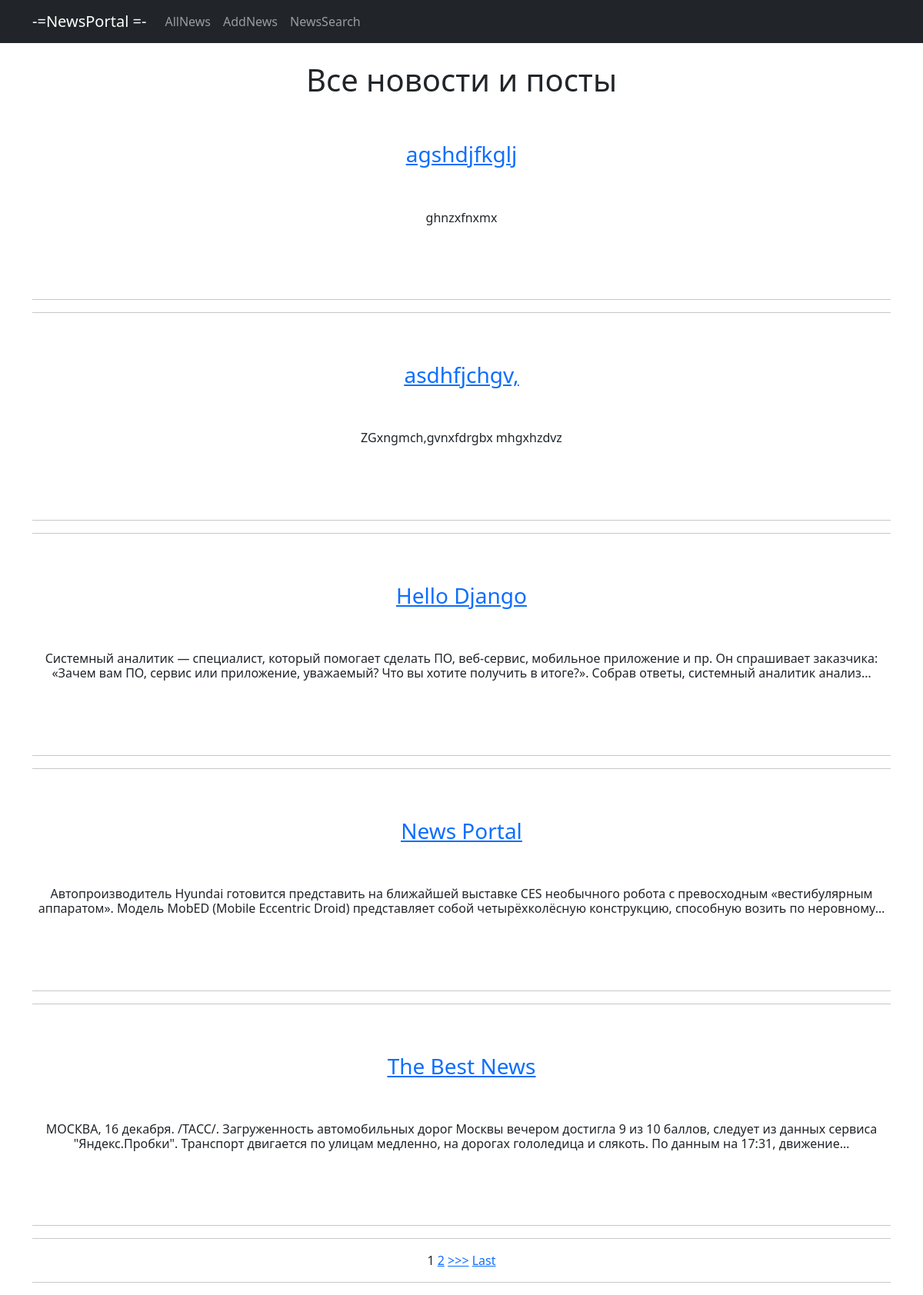
Page /news/ on the committed database.
### newapp/models.py (models this page shows, shortened)
class Post(models.Model):
    author = models.ForeignKey(Author, on_delete=models.CASCADE)
    NEWS = 'NW'
    ARTICLE = 'AR'
    CATEGORY_CHOICES = (
        (NEWS, 'Новость'),
        (ARTICLE, 'Статья'),
    )
    categoryType = models.CharField(max_length=2, choices=CATEGORY_CHOICES, default=ARTICLE)
    dateCreation = models.DateTimeField(auto_now_add=True)
    category = models.ForeignKey(Category, on_delete=models.CASCADE, null = True)
    title = models.CharField(max_length=128)
    text = models.TextField()
    rating = models.SmallIntegerField(default=0)
    def __str__(self):
        return f'{self.title}'

### newapp/views.py (the view)
# urls.py: path('', cache_page(60*1)(NewsList.as_view())),
class NewsList(ListView):
    model = Post  # (2)
    template_name = 'news_list.html'
    context_object_name = 'posts'  # (3)
    ordering = ['-dateCreation']
    paginate_by = 5
    def get_context_data(self, **kwargs):
        context = super().get_context_data(**kwargs)
        context['filter'] = NewsFilter(self.request.GET, queryset=self.get_queryset())
        return context

### newapp/templates/news_list.html (shortened to what this page needs)
{% extends 'flatpages/default.html' %}
{% block content %}
<br>
<h1>Все новости и посты</h1>
{% for post in posts %}
<br>
<br>
<h3><a href="{% url 'news_detail' post.id %}"><u>{{ post }}</u></a> </h3>
<br>
<br>
<h6>{{ post.text | truncatechars:250 }}</h6>
<br>
<br>
<br>
<hr>
<hr>
{% endfor %}
{% if is_paginated %}
{% for num in page_obj.paginator.page_range %}
{% if page_obj.number == num %}
<a>{{ num }}</a>
{% elif num > page_obj.number|add:'-5' and num < page_obj.number|add:'5' %}
<a href="?page={{ num }}">{{ num }}</a>
{% endif %}
{% endfor %}
{% if page_obj.has_next %}
<a href="?page={{ page_obj.next_page_number }}">>>></a>
<a href="?page={{ page_obj.paginator.num_pages }}">Last</a>
{% endif %}
{% endif %}
<br>
<hr>
{% endblock content %}

### rows in the picture
Post: title "agshdjfkglj", text "ghnzxfnxmx"
Post: title "asdhfjchgv,", text "ZGxngmch,gvnxfdrgbx mhgxhzdvz"
Post: title "Hello Django", text "Системный аналитик — специалист, который помогает сделать ПО, веб-сервис, мобильное приложение и пр. Он спрашивает заказчика: «Зачем вам ПО, сервис или приложение, уважаемый? Что вы хотите получить в итоге?». Собрав ответы, системный аналитик анализ…"
Post: title "News Portal", text "Автопроизводитель Hyundai готовится представить на ближайшей выставке CES необычного робота с превосходным «вестибулярным аппаратом». Модель MobED (Mobile Eccentric Droid) представляет собой четырёхколёсную конструкцию, способную возить по неровному…"
Post: title "The Best News", text "МОСКВА, 16 декабря. /ТАСС/. Загруженность автомобильных дорог Москвы вечером достигла 9 из 10 баллов, следует из данных сервиса \"Яндекс.Пробки\". Транспорт двигается по улицам медленно, на дорогах гололедица и слякоть. По данным на 17:31, движение…"

### other values in the picture
{{ num }} "1"
{{ num }} "2"
